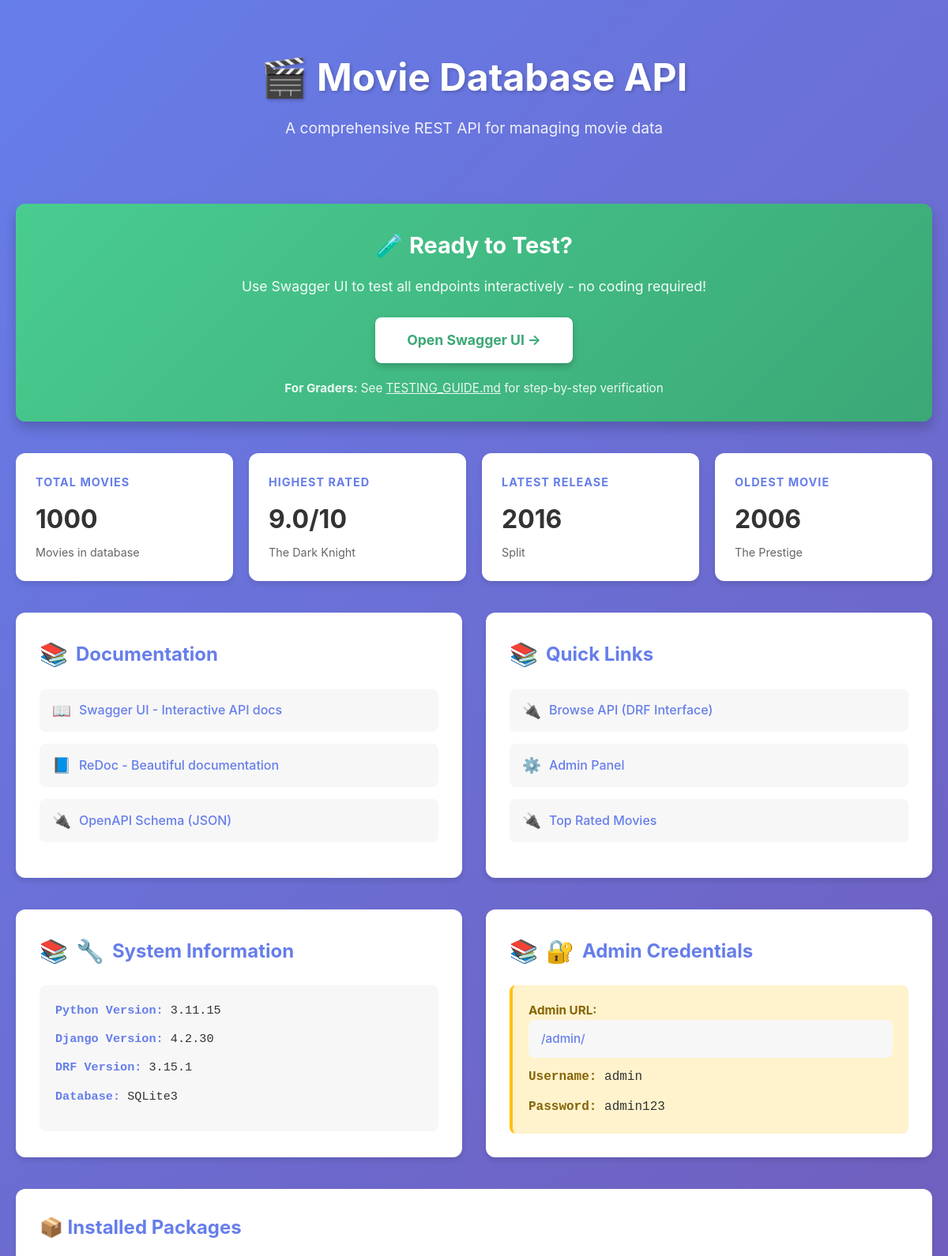
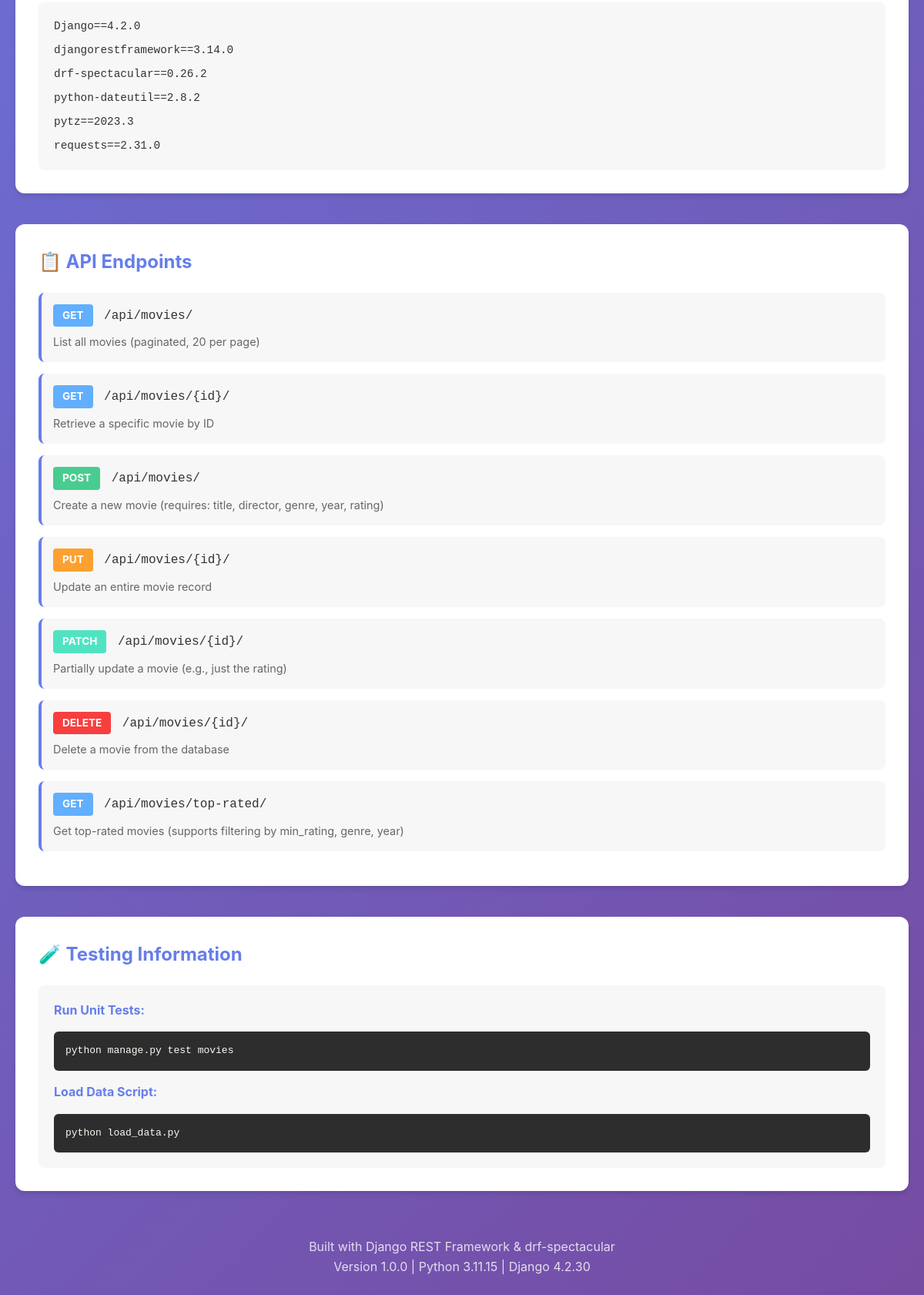
The page / on the database its author committed (2 pictures, top to bottom).
### movies/models.py (models this page shows, shortened)
class Movie(models.Model):
    title = models.CharField(
        max_length=200,
        help_text="Movie title"
    )
    director = models.CharField(
        max_length=100,
        help_text="Director name"
    )
    genre = models.CharField(
        max_length=100,
        help_text="Movie genre"
    )
    year = models.IntegerField(
        validators=[
            MinValueValidator(1800, message="Year must be at least 1800"),
            MaxValueValidator(2100, message="Year cannot exceed 2100")
        ],
        help_text="Release year (1800-2100)"
    )
    rating = models.FloatField(
        validators=[
            MinValueValidator(0.0, message="Rating must be at least 0"),
            MaxValueValidator(10.0, message="Rating cannot exceed 10")
        ],
        help_text="Movie rating (0-10)"
    )
    budget = models.IntegerField(
        null=True,
        blank=True,
        help_text="Production budget (optional)"
    )
    created_at = models.DateTimeField(
        auto_now_add=True,
        help_text="Record creation timestamp"
    )
    class Meta:
        ordering = ['-year', '-rating']
        verbose_name = 'Movie'
        verbose_name_plural = 'Movies'

### movie_api/views.py (the view)
# urls.py: path('', api_home, name='api-home'),
def api_home(request):
    context = {
        'total_movies': Movie.objects.count(),
        'highest_rated': Movie.objects.order_by('-rating').first(),
        'latest_movie': Movie.objects.order_by('-year').first(),
        'oldest_movie': Movie.objects.order_by('year').first(),
        'python_version': f"{sys.version_info.major}.{sys.version_info.minor}.{sys.version_info.micro}",
        'django_version': django.get_version(),
        'drf_version': rest_framework.__version__,
    }
    return render(request, 'api_home.html', context)

### movie_api/templates/api_home.html (shortened to what this page needs)
<!DOCTYPE html>
<html lang="en">
<head>
</head>
<body>
    <div class="container">
        <div class="header">
            <h1>🎬 Movie Database API</h1>
            <p>A comprehensive REST API for managing movie data</p>
        </div>
        <div style="background: linear-gradient(135deg, #49cc90 0%, #3ba876 100%); padding: 30px; border-radius: 12px; text-align: center; margin-bottom: 40px; box-shadow: 0 8px 16px rgba(0,0,0,0.2);">
            <h2 style="color: white; margin-bottom: 15px; font-size: 1.8em;">🧪 Ready to Test?</h2>
            <p style="color: white; margin-bottom: 25px; font-size: 1.1em; opacity: 0.95;">Use Swagger UI to test all endpoints interactively - no coding required!</p>
            <a href="/api/docs/" style="display: inline-block; background: white; color: #3ba876; padding: 15px 40px; border-radius: 8px; text-decoration: none; font-weight: bold; font-size: 1.1em; transition: transform 0.2s, box-shadow 0.2s; box-shadow: 0 4px 8px rgba(0,0,0,0.2);">
                Open Swagger UI →
            </a>
            <p style="color: white; margin-top: 20px; font-size: 0.95em; opacity: 0.9;">
                <strong>For Graders:</strong> See <a href="https://github.com" style="color: white; text-decoration: underline;">TESTING_GUIDE.md</a> for step-by-step verification
            </p>
        </div>
        <div class="stats">
            <div class="stat-card">
                <h3>Total Movies</h3>
                <div class="value">{{ total_movies }}</div>
                <div class="detail">Movies in database</div>
            </div>
            <div class="stat-card">
                <h3>Highest Rated</h3>
                <div class="value">{{ highest_rated.rating }}/10</div>
                <div class="detail">{{ highest_rated.title }}</div>
            </div>
            <div class="stat-card">
                <h3>Latest Release</h3>
                <div class="value">{{ latest_movie.year }}</div>
                <div class="detail">{{ latest_movie.title }}</div>
            </div>
            <div class="stat-card">
                <h3>Oldest Movie</h3>
                <div class="value">{{ oldest_movie.year }}</div>
                <div class="detail">{{ oldest_movie.title }}</div>
            </div>
        </div>
        <div class="card-grid">
            <div class="card">
                <h2>Documentation</h2>
                <ul>
                    <li><a href="/api/docs/" class="swagger-link">Swagger UI - Interactive API docs</a></li>
                    <li><a href="/api/redoc/" class="redoc-link">ReDoc - Beautiful documentation</a></li>
                    <li><a href="/api/schema/" class="api-link">OpenAPI Schema (JSON)</a></li>
                </ul>
            </div>
            <div class="card">
                <h2>Quick Links</h2>
                <ul>
                    <li><a href="/api/movies/" class="api-link">Browse API (DRF Interface)</a></li>
                    <li><a href="/admin/" class="admin-link">Admin Panel</a></li>
                    <li><a href="/api/movies/top-rated/" class="api-link">Top Rated Movies</a></li>
                </ul>
            </div>
        </div>
        <div class="card-grid">
            <div class="card">
                <h2 style="display: flex; align-items: center; gap: 10px;">
                    <span style="font-size: 1.2em;">🔧</span>
                    <span style="color: #667eea;">System Information</span>
                </h2>
                <div style="background: #f7f7f7; padding: 20px; border-radius: 8px; font-family: 'Courier New', monospace; font-size: 0.95em;">
                    <p style="margin-bottom: 12px; color: #333;"><strong style="color: #667eea;">Python Version:</strong> {{ python_version }}</p>
                    <p style="margin-bottom: 12px; color: #333;"><strong style="color: #667eea;">Django Version:</strong> {{ django_version }}</p>
                    <p style="margin-bottom: 12px; color: #333;"><strong style="color: #667eea;">DRF Version:</strong> {{ drf_version }}</p>
                    <p style="margin-bottom: 12px; color: #333;"><strong style="color: #667eea;">Database:</strong> SQLite3</p>
                </div>
            </div>
            <div class="card">
                <h2 style="display: flex; align-items: center; gap: 10px;">
                    <span style="font-size: 1.2em;">🔐</span>
                    <span style="color: #667eea;">Admin Credentials</span>
                </h2>
                <div style="background: #fff3cd; padding: 20px; border-radius: 8px; border-left: 4px solid #ffc107;">
                    <p style="margin-bottom: 12px; color: #333; font-size: 0.95em;"><strong style="color: #856404;">Admin URL:</strong> <a href="/admin/" style="color: #667eea; text-decoration: none; font-weight: 500;">/admin/</a></p>
                    <p style="margin-bottom: 12px; color: #333; font-family: 'Courier New', monospace;"><strong style="color: #856404;">Username:</strong> admin</p>
                    <p style="margin-bottom: 0; color: #333; font-family: 'Courier New', monospace;"><strong style="color: #856404;">Password:</strong> admin123</p>
                </div>
            </div>
        </div>
        <div class="endpoint-section">
            <h2>📦 Installed Packages</h2>
            <div style="background: #f7f7f7; padding: 20px; border-radius: 8px; font-family: 'Courier New', monospace; font-size: 0.9em; color: #333;">
                <p style="margin-bottom: 8px;">Django==4.2.0</p>
                <p style="margin-bottom: 8px;">djangorestframework==3.14.0</p>
                <p style="margin-bottom: 8px;">drf-spectacular==0.26.2</p>
                <p style="margin-bottom: 8px;">python-dateutil==2.8.2</p>
                <p style="margin-bottom: 8px;">pytz==2023.3</p>
                <p style="margin-bottom: 0;">requests==2.31.0</p>
            </div>
        </div>
        <div class="endpoint-section">
            <h2>📋 API Endpoints</h2>
            <div class="endpoint">
                <span class="method get">GET</span>
                <span class="path"><a href="/api/movies/" style="color: inherit; text-decoration: none;">/api/movies/</a></span>
                <div class="description">List all movies (paginated, 20 per page)</div>
            </div>
            <div class="endpoint">
                <span class="method get">GET</span>
                <span class="path">/api/movies/{id}/</span>
                <div class="description">Retrieve a specific movie by ID</div>
            </div>
            <div class="endpoint">
                <span class="method post">POST</span>
                <span class="path">/api/movies/</span>
                <div class="description">Create a new movie (requires: title, director, genre, year, rating)</div>
            </div>
            <div class="endpoint">
                <span class="method put">PUT</span>
                <span class="path">/api/movies/{id}/</span>
                <div class="description">Update an entire movie record</div>
            </div>
            <div class="endpoint">
                <span class="method patch">PATCH</span>
                <span class="path">/api/movies/{id}/</span>
                <div class="description">Partially update a movie (e.g., just the rating)</div>
            </div>
            <div class="endpoint">
                <span class="method delete">DELETE</span>
                <span class="path">/api/movies/{id}/</span>
                <div class="description">Delete a movie from the database</div>
            </div>
            <div class="endpoint">
                <span class="method get">GET</span>
                <span class="path"><a href="/api/movies/top-rated/" style="color: inherit; text-decoration: none;">/api/movies/top-rated/</a></span>
                <div class="description">Get top-rated movies (supports filtering by min_rating, genre, year)</div>
            </div>
        </div>
        <div class="endpoint-section">
            <h2>🧪 Testing Information</h2>
            <div style="background: #f7f7f7; padding: 20px; border-radius: 8px;">
                <p style="margin-bottom: 15px; color: #333;"><strong style="color: #667eea;">Run Unit Tests:</strong></p>
                <pre style="background: #2d2d2d; color: #f8f8f2; padding: 15px; border-radius: 6px; overflow-x: auto; margin-bottom: 15px;">python manage.py test movies</pre>
                <p style="margin-bottom: 15px; color: #333;"><strong style="color: #667eea;">Load Data Script:</strong></p>
                <pre style="background: #2d2d2d; color: #f8f8f2; padding: 15px; border-radius: 6px; overflow-x: auto;">python load_data.py</pre>
            </div>
        </div>
        <div class="footer">
            <p>Built with Django REST Framework & drf-spectacular</p>
            <p>Version 1.0.0 | Python {{ python_version }} | Django {{ django_version }}</p>
        </div>
    </div>
</body>
</html>

### movie_api/templates/api_home.html (style rules this page uses)
* { margin: 0; padding: 0; box-sizing: border-box; }
body { font-family: -apple-system, BlinkMacSystemFont, 'Segoe UI', Roboto, Oxygen, Ubuntu, Cantarell, sans-serif; line-height: 1.6; color: #333; background: linear-gradient(135deg, #667eea 0%, #764ba2 100%); min-height: 100vh; padding: 20px; }
.container { max-width: 1200px; margin: 0 auto; }
.header { text-align: center; color: white; margin-bottom: 40px; padding: 40px 20px; }
.header h1 { font-size: 3em; margin-bottom: 10px; text-shadow: 2px 2px 4px rgba(0,0,0,0.2); }
.header p { font-size: 1.2em; opacity: 0.9; }
.stats { display: grid; grid-template-columns: repeat(auto-fit, minmax(250px, 1fr)); gap: 20px; margin-bottom: 40px; }
.stat-card { background: white; padding: 25px; border-radius: 12px; box-shadow: 0 4px 6px rgba(0,0,0,0.1); transition: transform 0.2s, box-shadow 0.2s; }
.stat-card h3 { color: #667eea; font-size: 0.9em; text-transform: uppercase; letter-spacing: 1px; margin-bottom: 10px; }
.stat-card .value { font-size: 2em; font-weight: bold; color: #333; margin-bottom: 5px; }
.stat-card .detail { color: #666; font-size: 0.9em; }
.card-grid { display: grid; grid-template-columns: repeat(auto-fit, minmax(350px, 1fr)); gap: 30px; margin-bottom: 40px; }
.card { background: white; border-radius: 12px; padding: 30px; box-shadow: 0 4px 6px rgba(0,0,0,0.1); }
.card h2 { color: #667eea; margin-bottom: 20px; font-size: 1.5em; display: flex; align-items: center; gap: 10px; }
.card h2::before { content: '📚'; font-size: 1.2em; }
.card ul { list-style: none; }
.card li { margin-bottom: 15px; }
.card a { display: flex; align-items: center; padding: 12px 16px; background: #f7f7f7; color: #667eea; text-decoration: none; border-radius: 8px; transition: all 0.2s; font-weight: 500; }
.card a::before { margin-right: 10px; font-size: 1.2em; }
.swagger-link::before { content: '📖'; }
.redoc-link::before { content: '📘'; }
.api-link::before { content: '🔌'; }
.admin-link::before { content: '⚙️'; }
.endpoint-section { background: white; border-radius: 12px; padding: 30px; box-shadow: 0 4px 6px rgba(0,0,0,0.1); margin-bottom: 40px; }
.endpoint-section h2 { color: #667eea; margin-bottom: 20px; }
.endpoint { background: #f7f7f7; padding: 15px; border-radius: 8px; margin-bottom: 15px; border-left: 4px solid #667eea; }
.endpoint .method { display: inline-block; padding: 4px 12px; border-radius: 4px; font-weight: bold; font-size: 0.85em; margin-right: 10px; }
.method.get { background: #61affe; color: white; }
.method.post { background: #49cc90; color: white; }
.method.put { background: #fca130; color: white; }
.method.patch { background: #50e3c2; color: white; }
.method.delete { background: #f93e3e; color: white; }
.endpoint .path { font-family: 'Courier New', monospace; color: #333; font-weight: 500; }
.endpoint .description { color: #666; font-size: 0.9em; margin-top: 8px; }
.footer { text-align: center; color: white; padding: 20px; opacity: 0.8; }

### rows shown on the page
Movie: rating "9.0", title "The Dark Knight"
Movie: year "2016", title "Split"
Movie: year "2006", title "The Prestige"

### other values the page prints
{{ total_movies }} "1000"
{{ python_version }} "3.11.15"
{{ django_version }} "4.2.30"
{{ drf_version }} "3.15.1"
